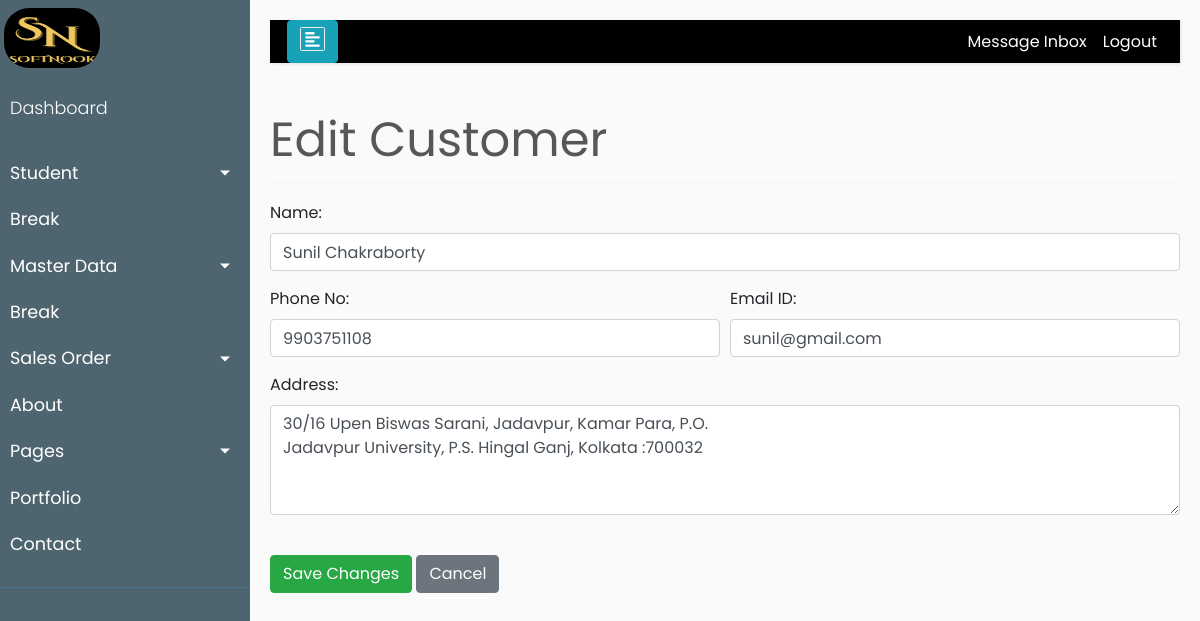
/product/customers/1/edit, run on the app's committed database.
### product/models.py (models this page shows, shortened)
class Customer(models.Model):
    id              = models.AutoField(primary_key=True)
    name            = models.CharField(verbose_name='Name',max_length=150,null=True, blank=True)
    phone           = models.CharField(verbose_name='Phone',max_length=12, unique=True)
    address         = models.CharField(verbose_name='Address',max_length=200,null=True)
    email           = models.EmailField(verbose_name='Email',max_length=50, unique=True)
    created_date    = models.DateTimeField(auto_now_add=True)
    modified_date   = models.DateTimeField(auto_now=True)
    fk_email 	    = models.ForeignKey(Account,verbose_name="email key", on_delete=models.CASCADE, null=True, blank=True)
    is_deleted      = models.BooleanField(default=False)

### product/views.py (the view, shortened to what this page needs)
# urls.py: path('customers/<pk>/edit', CustomerUpdateView.as_view(), name='edit-customer'),
class CustomerUpdateView(SuccessMessageMixin, UpdateView):
    model = Customer
    form_class = CustomerForm
    success_url = '/product/customers/'
    success_message = "Customer details has been updated successfully"
    template_name = "product/edit_customer.html"
    def get_context_data(self, **kwargs):
        context = super().get_context_data(**kwargs)
        context["title"] = 'Edit Customer'
        context["savebtn"] = 'Save Changes'
        context["delbtn"] = 'Delete Customer'
        context["customer_pk"] = self.object.pk
        return context

### product/forms.py (shortened to what this page needs)
class CustomerForm(forms.ModelForm):
    def __init__(self, *args, **kwargs):
        super().__init__(*args, **kwargs)
        self.fields['name'].widget.attrs.update({
            'class': 'textinput form-control',
            'pattern': '^(?!\\s*$)[a-zA-Z\s]{1,50}$',
            'title': 'Alphabets alongwith Spaces only',
            'required': 'required'  # Add this line to make the field required
        })
        self.fields['phone'].widget.attrs.update({'class': 'textinput form-control', 'maxlength': '10', 'pattern' : '[0-9]{10}', 'title' : 'Numbers only'})
        self.fields['email'].widget.attrs.update({'class': 'textinput form-control'})
    class Meta:
        model = Customer
        fields = ['name', 'phone', 'address', 'email']
        widgets = {
            'address' : forms.Textarea(
                attrs = {
                    'class' : 'textinput form-control',
                    'rows'  : '4'
                }
            )
        }

### product/templates/product/edit_customer.html (shortened to what this page needs)
{% extends 'base.html' %}
{% load static %}
{% block content %}
    <div style="color:#575757; font-style: bold; font-size: 3rem; border-bottom: 1px solid white;">{{title}}</div> <br>
    <form method="post">
        <div class="form-group">
            <label for="{{ form.name.id_for_label }}">Name:</label>
            {{ form.name }}
        </div>
        <div class="form-row">
            <div class="form-group col-md-6">
                <label for="{{ form.phone.id_for_label }}">Phone No:</label>
                {{ form.phone }}
            </div>
            <div class="form-group col-md-6">
                <label for="{{ form.email.id_for_label }}">Email ID:</label>
                {{ form.email }}
            </div>
        </div>
        <div class="form-group">
            <label for="{{ form.address.id_for_label }}">Address:</label>
            {{ form.address }}
        </div>
        <br>
        <div class="align-middle">
            <button type="submit" class="btn btn-success">{{ savebtn }}</button>
            <a href="{% url 'product:customers-list' %}" class="btn btn-secondary">Cancel</a>
        </div>
    </form>
{% endblock content %}

### templates/base.html (style rules this page uses)
body { font-family: 'Poppins', sans-serif; background: #fafafa; }
a, a:hover, a:focus { color: inherit; text-decoration: none; transition: all 0.3s; }

### data on the page
Customer: name "Sunil Chakraborty", phone "9903751108", email "sunil@gmail.com", address "30/16 Upen Biswas Sarani, Jadavpur, Kamar Para, P.O. Jadavpur University, P.S. Hingal Ganj, Kolkata :700032"

### other printed values
{{ title }} "Edit Customer"
{{ savebtn }} "Save Changes"
